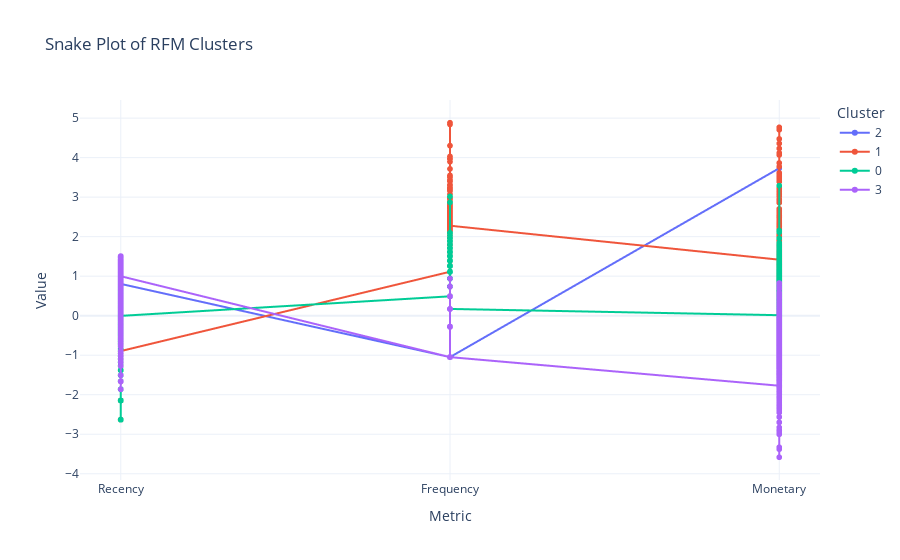

Notebook code cell kept with this figure:
### Code cell
normal_melt = pd.melt(
    normal_.assign(Cluster=rfm_segment['Cluster']).reset_index(),
    id_vars=['CustomerID', 'Cluster'],
    value_vars=['Recency', 'Frequency', 'Monetary'],
    var_name='Metric', value_name='Value'
)

fig = px.line(
    normal_melt, x='Metric', y='Value', color='Cluster',
    title="Snake Plot of RFM Clusters",
    markers=True, template='plotly_white'
)
fig.show()

### Figure 1 — Plotly figure (JSON) as saved in the notebook; plotly's stock layout.template omitted (floating-point values rounded to 4 significant figures; data arrays with more than 128 entries replaced by an {"elided": "..."} marker saying what was removed)
{"data": [{"hovertemplate": "Cluster=2<br>Metric=%{x}<br>Value=%{y}<extra></extra>", "legendgroup": "2", "line": {"color": "#636efa", "dash": "solid"}, "marker": {"symbol": "circle"}, "mode": "lines+markers", "name": "2", "showlegend": true, "type": "scattergl", "x": {"elided": "3771 str values"}, "xaxis": "x", "y": {"elided": "3771 float values"}, "yaxis": "y"}, {"hovertemplate": "Cluster=1<br>Metric=%{x}<br>Value=%{y}<extra></extra>", "legendgroup": "1", "line": {"color": "#EF553B", "dash": "solid"}, "marker": {"symbol": "circle"}, "mode": "lines+markers", "name": "1", "showlegend": true, "type": "scattergl", "x": {"elided": "2289 str values"}, "xaxis": "x", "y": {"elided": "2289 float values"}, "yaxis": "y"}, {"hovertemplate": "Cluster=0<br>Metric=%{x}<br>Value=%{y}<extra></extra>", "legendgroup": "0", "line": {"color": "#00cc96", "dash": "solid"}, "marker": {"symbol": "circle"}, "mode": "lines+markers", "name": "0", "showlegend": true, "type": "scattergl", "x": {"elided": "3297 str values"}, "xaxis": "x", "y": {"elided": "3297 float values"}, "yaxis": "y"}, {"hovertemplate": "Cluster=3<br>Metric=%{x}<br>Value=%{y}<extra></extra>", "legendgroup": "3", "line": {"color": "#ab63fa", "dash": "solid"}, "marker": {"symbol": "circle"}, "mode": "lines+markers", "name": "3", "showlegend": true, "type": "scattergl", "x": {"elided": "3657 str values"}, "xaxis": "x", "y": {"elided": "3657 float values"}, "yaxis": "y"}], "layout": {"legend": {"title": {"text": "Cluster"}, "tracegroupgap": 0}, "title": {"text": "Snake Plot of RFM Clusters"}, "xaxis": {"anchor": "y", "domain": [0, 1], "title": {"text": "Metric"}}, "yaxis": {"anchor": "x", "domain": [0, 1], "title": {"text": "Value"}}}}
